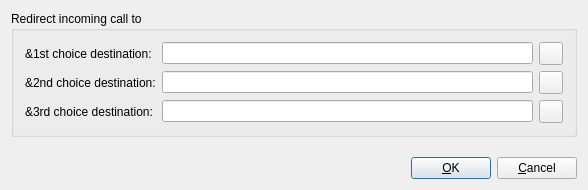
<?xml version="1.0" encoding="UTF-8"?>
<ui version="4.0" stdsetdef="1">
  <author></author>
  <comment></comment>
  <exportmacro></exportmacro>
  <class>RedirectForm</class>
  <widget class="QDialog" name="RedirectForm">
    <property name="geometry">
      <rect>
        <x>0</x>
        <y>0</y>
        <width>588</width>
        <height>190</height>
      </rect>
    </property>
    <property name="sizePolicy">
      <sizepolicy>
        <hsizetype>5</hsizetype>
        <vsizetype>5</vsizetype>
        <horstretch>0</horstretch>
        <verstretch>0</verstretch>
      </sizepolicy>
    </property>
    <property name="windowTitle">
      <string>Twinkle - Redirect</string>
    </property>
    <layout class="QVBoxLayout">
      <item>
        <widget class="QGroupBox" name="redirectGroupBox">
          <property name="title">
            <string>Redirect incoming call to</string>
          </property>
          <layout class="QGridLayout">
            <item row="2" column="1">
              <widget class="QLineEdit" name="contact3LineEdit">
                <property name="whatsThis" stdset="0">
                  <string>You can specify up to 3 destinations to which you want to redirect the call. If the first destination does not answer the call, the second destination will be tried and so on.</string>
                </property>
              </widget>
            </item>
            <item row="2" column="0">
              <widget class="QLabel" name="contact3TextLabel">
                <property name="text">
                  <string>&amp;3rd choice destination:</string>
                </property>
                <property name="buddy" stdset="0">
                  <cstring>contact3LineEdit</cstring>
                </property>
                <property name="wordWrap">
                  <bool>false</bool>
                </property>
              </widget>
            </item>
            <item row="1" column="0">
              <widget class="QLabel" name="contact2TextLabel">
                <property name="text">
                  <string>&amp;2nd choice destination:</string>
                </property>
                <property name="buddy" stdset="0">
                  <cstring>contact2LineEdit</cstring>
                </property>
                <property name="wordWrap">
                  <bool>false</bool>
                </property>
              </widget>
            </item>
            <item row="1" column="1">
              <widget class="QLineEdit" name="contact2LineEdit">
                <property name="whatsThis" stdset="0">
                  <string>You can specify up to 3 destinations to which you want to redirect the call. If the first destination does not answer the call, the second destination will be tried and so on.</string>
                </property>
              </widget>
            </item>
            <item row="0" column="1">
              <widget class="QLineEdit" name="contact1LineEdit">
                <property name="whatsThis" stdset="0">
                  <string>You can specify up to 3 destinations to which you want to redirect the call. If the first destination does not answer the call, the second destination will be tried and so on.</string>
                </property>
              </widget>
            </item>
            <item row="0" column="0">
              <widget class="QLabel" name="contact1TextLabel">
                <property name="text">
                  <string>&amp;1st choice destination:</string>
                </property>
                <property name="buddy" stdset="0">
                  <cstring>contact1LineEdit</cstring>
                </property>
                <property name="wordWrap">
                  <bool>false</bool>
                </property>
              </widget>
            </item>
            <item row="0" column="2">
              <widget class="QToolButton" name="address1ToolButton">
                <property name="focusPolicy">
                  <enum>Qt::TabFocus</enum>
                </property>
                <property name="text">
                  <string/>
                </property>
                <property name="shortcut">
                  <string>F10</string>
                </property>
                <property name="icon">
                  <iconset>:/icons/images/kontact_contacts.png</iconset>
                </property>
                <property name="toolTip" stdset="0">
                  <string>Address book</string>
                </property>
                <property name="whatsThis" stdset="0">
                  <string>Select an address from the address book.</string>
                </property>
              </widget>
            </item>
            <item row="2" column="2">
              <widget class="QToolButton" name="address3ToolButton">
                <property name="focusPolicy">
                  <enum>Qt::TabFocus</enum>
                </property>
                <property name="text">
                  <string/>
                </property>
                <property name="shortcut">
                  <string>F12</string>
                </property>
                <property name="icon">
                  <iconset>:/icons/images/kontact_contacts.png</iconset>
                </property>
                <property name="toolTip" stdset="0">
                  <string>Address book</string>
                </property>
                <property name="whatsThis" stdset="0">
                  <string>Select an address from the address book.</string>
                </property>
              </widget>
            </item>
            <item row="1" column="2">
              <widget class="QToolButton" name="address2ToolButton">
                <property name="focusPolicy">
                  <enum>Qt::TabFocus</enum>
                </property>
                <property name="text">
                  <string/>
                </property>
                <property name="shortcut">
                  <string>F11</string>
                </property>
                <property name="icon">
                  <iconset>:/icons/images/kontact_contacts.png</iconset>
                </property>
                <property name="toolTip" stdset="0">
                  <string>Address book</string>
                </property>
                <property name="whatsThis" stdset="0">
                  <string>Select an address from the address book.</string>
                </property>
              </widget>
            </item>
          </layout>
        </widget>
      </item>
      <item>
        <spacer>
          <property name="sizeHint">
            <size>
              <width>20</width>
              <height>16</height>
            </size>
          </property>
          <property name="sizeType">
            <enum>QSizePolicy::Expanding</enum>
          </property>
          <property name="orientation">
            <enum>Qt::Vertical</enum>
          </property>
        </spacer>
      </item>
      <item>
        <layout class="QHBoxLayout">
          <item>
            <spacer>
              <property name="sizeHint">
                <size>
                  <width>361</width>
                  <height>20</height>
                </size>
              </property>
              <property name="sizeType">
                <enum>QSizePolicy::Expanding</enum>
              </property>
              <property name="orientation">
                <enum>Qt::Horizontal</enum>
              </property>
            </spacer>
          </item>
          <item>
            <widget class="QPushButton" name="okPushButton">
              <property name="text">
                <string>&amp;OK</string>
              </property>
              <property name="default">
                <bool>true</bool>
              </property>
            </widget>
          </item>
          <item>
            <widget class="QPushButton" name="cancelPushButton">
              <property name="text">
                <string>&amp;Cancel</string>
              </property>
            </widget>
          </item>
        </layout>
      </item>
    </layout>
  </widget>
  <layoutdefault spacing="6" margin="11"/>
  <pixmapfunction></pixmapfunction>
  <tabstops>
    <tabstop>contact1LineEdit</tabstop>
    <tabstop>contact2LineEdit</tabstop>
    <tabstop>contact3LineEdit</tabstop>
    <tabstop>address1ToolButton</tabstop>
    <tabstop>address2ToolButton</tabstop>
    <tabstop>address3ToolButton</tabstop>
    <tabstop>okPushButton</tabstop>
    <tabstop>cancelPushButton</tabstop>
  </tabstops>
  <includes>
    <include location="global">list</include>
    <include location="local">sockets/url.h</include>
    <include location="local">ui_getaddressform.h</include>
    <include location="local">user.h</include>
  </includes>
  <connections>
    <connection>
      <sender>cancelPushButton</sender>
      <signal>clicked()</signal>
      <receiver>RedirectForm</receiver>
      <slot>reject()</slot>
    </connection>
    <connection>
      <sender>okPushButton</sender>
      <signal>clicked()</signal>
      <receiver>RedirectForm</receiver>
      <slot>validate()</slot>
    </connection>
    <connection>
      <sender>address1ToolButton</sender>
      <signal>clicked()</signal>
      <receiver>RedirectForm</receiver>
      <slot>showAddressBook1()</slot>
    </connection>
    <connection>
      <sender>address2ToolButton</sender>
      <signal>clicked()</signal>
      <receiver>RedirectForm</receiver>
      <slot>showAddressBook2()</slot>
    </connection>
    <connection>
      <sender>address3ToolButton</sender>
      <signal>clicked()</signal>
      <receiver>RedirectForm</receiver>
      <slot>showAddressBook3()</slot>
    </connection>
  </connections>
</ui>
